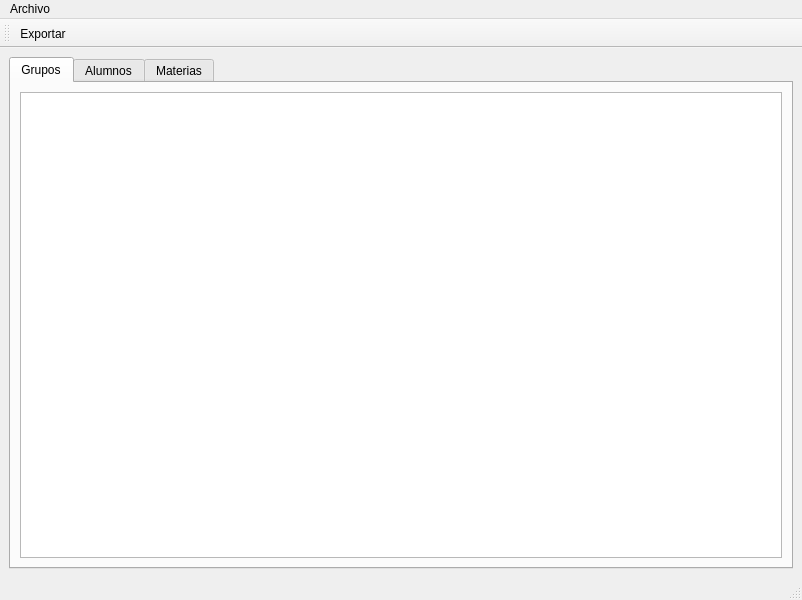
<?xml version="1.0" encoding="UTF-8"?>
<ui version="4.0">
 <class>ResultadosForm</class>
 <widget class="QMainWindow" name="ResultadosForm">
  <property name="geometry">
   <rect>
    <x>0</x>
    <y>0</y>
    <width>802</width>
    <height>600</height>
   </rect>
  </property>
  <property name="windowTitle">
   <string>MainWindow</string>
  </property>
  <widget class="QWidget" name="centralwidget">
   <layout class="QVBoxLayout" name="verticalLayout">
    <item>
     <widget class="QTabWidget" name="tabWidget">
      <property name="currentIndex">
       <number>0</number>
      </property>
      <widget class="QWidget" name="gruposTab">
       <property name="minimumSize">
        <size>
         <width>772</width>
         <height>0</height>
        </size>
       </property>
       <attribute name="title">
        <string>Grupos</string>
       </attribute>
       <layout class="QGridLayout" name="gridLayout">
        <item row="0" column="0">
         <layout class="QVBoxLayout" name="verticalLayout_3">
          <item>
           <widget class="QTreeView" name="GruposTreeView"/>
          </item>
         </layout>
        </item>
       </layout>
      </widget>
      <widget class="QWidget" name="alumnosTab">
       <attribute name="title">
        <string>Alumnos</string>
       </attribute>
       <layout class="QGridLayout" name="gridLayout_2">
        <item row="0" column="0">
         <layout class="QVBoxLayout" name="verticalLayout_4">
          <item>
           <widget class="QTreeView" name="AlumnosTreeView"/>
          </item>
         </layout>
        </item>
       </layout>
      </widget>
      <widget class="QWidget" name="materiasTab">
       <attribute name="title">
        <string>Materias</string>
       </attribute>
       <layout class="QGridLayout" name="gridLayout_3">
        <item row="0" column="0">
         <layout class="QVBoxLayout" name="verticalLayout_5">
          <item>
           <widget class="QTreeView" name="MateriasTreeView"/>
          </item>
         </layout>
        </item>
       </layout>
      </widget>
     </widget>
    </item>
   </layout>
  </widget>
  <widget class="QMenuBar" name="menubar">
   <property name="geometry">
    <rect>
     <x>0</x>
     <y>0</y>
     <width>802</width>
     <height>25</height>
    </rect>
   </property>
   <widget class="QMenu" name="menuArchivo">
    <property name="title">
     <string>Archivo</string>
    </property>
    <addaction name="actionExportar"/>
   </widget>
   <addaction name="menuArchivo"/>
  </widget>
  <widget class="QStatusBar" name="statusbar"/>
  <widget class="QToolBar" name="toolBar">
   <property name="windowTitle">
    <string>toolBar</string>
   </property>
   <attribute name="toolBarArea">
    <enum>TopToolBarArea</enum>
   </attribute>
   <attribute name="toolBarBreak">
    <bool>false</bool>
   </attribute>
   <addaction name="actionExportar"/>
  </widget>
  <action name="actionExportar">
   <property name="text">
    <string>Exportar</string>
   </property>
  </action>
 </widget>
 <resources/>
 <connections/>
</ui>
